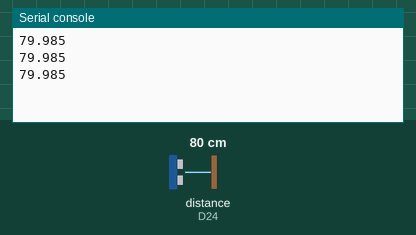
Simulated run of this program. Board: CircuitPython board. Shown: the last lines printed to the serial console. Inputs (shaded band) come from the test bench; at power-on: distance to the obstacle (sensor on D24) 80 cm. The echo pulse lasts 58.3 µs per cm.

Above: at 1.2 s.
1.3 s: distance to the obstacle (sensor on D24) set to 2 cm
At 1.9 s:
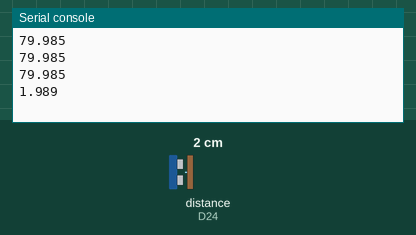
2.8 s: distance to the obstacle (sensor on D24) set to 4 cm
At 3.4 s:
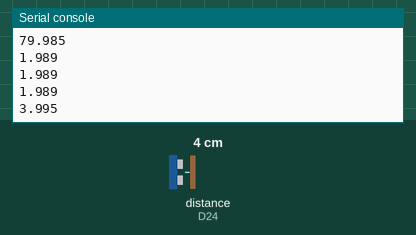
Timing chart, 0 to 5.8 s (numbered marks = the images above; inputs shaded):
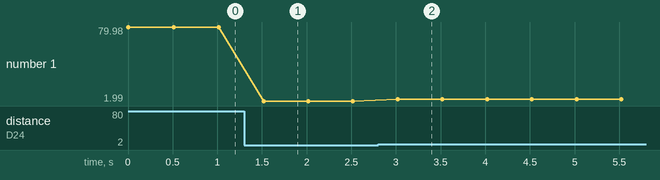

The program:

4-3_ultrasonic_sensor.py
```python
import time  # 지연 함수(sleep) 사용을 위한 라이브러리 불러오기

import adafruit_hcsr04  # 초음파 센서(HC-SR04)를 위한 라이브러리 불러오기
import board  # GPIO를 위한 라이브러리 불러오기

# 현재 라즈베리파이5의 호환성 문제로 인해 pulseio를 사용할 경우 오류가 발생합니다.
# 라이브러리에서 pulseio를 사용하지 않도록 설정합니다.
adafruit_hcsr04._USE_PULSEIO = False

# GPIO 23 핀을 Trigger 핀, GPIO 24 핀을 Echo 핀으로 설정 (HC-SR04)
sonar = adafruit_hcsr04.HCSR04(trigger_pin=board.D23, echo_pin=board.D24)

try:
    while True:  # 무한 반복
        print(sonar.distance)  # 거리 출력
        time.sleep(0.5)  # 0.5초 대기

except KeyboardInterrupt:  # 키보드 인터럽트 예외 처리
    pass

except Exception as e:  # 기타 예외 처리
    print(e)
```

Measured:
- after the input at 1.3 s, the serial console: prints a new line after 0.22 s (image 1)
- after the input at 2.8 s, the serial console: prints a new line after 0.22 s (image 2)
- plotted number 1: 79.98 → 1.99 after the input at 1.3 s, 1.99 → 4 after the input at 2.8 s
